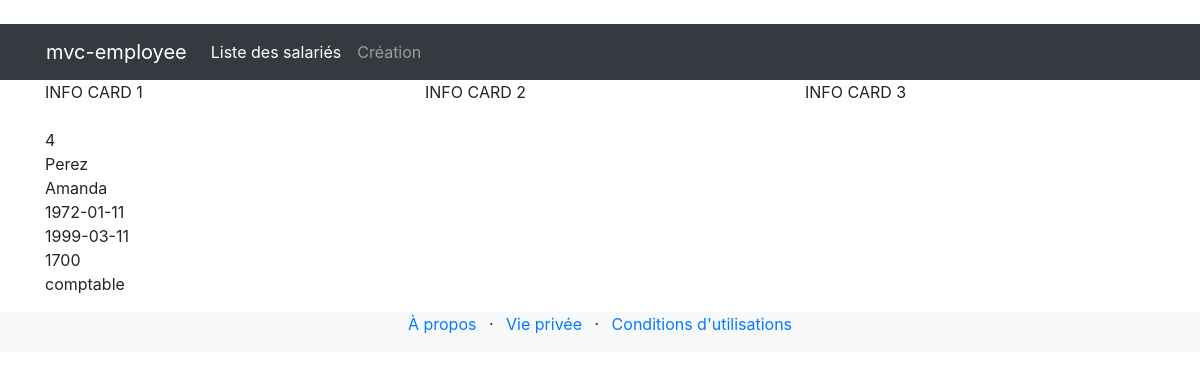
The page /index.php?id=4 on the database its author committed.
### tables this page shows
CREATE TABLE `employee` (
  `id` int NOT NULL,
  `last_name` varchar(100) NOT NULL DEFAULT '',
  `first_name` varchar(50) NOT NULL DEFAULT '',
  `birth_date` date NOT NULL,
  `hire_date` date NOT NULL,
  `salary` int NOT NULL DEFAULT '0',
  `departement` varchar(50) NOT NULL DEFAULT ''
);

### index.php (called while the page is built, shortened)
<?php
$controleur = new Controller();
$controleur->invoke();

### src/Model/Bdd.php (called while the page is built, shortened)
<?php
class Bdd
{
    private static $db;
    public static function dbConnect()
    {
        $params = [
            'host' => 'localhost',
            'dbname' => 'employees',
            'username' => 'admin',
            'password' => 'test'
        ];
        if (self::$db === null) {
            $dsn = "mysql:host={$params['host']}; dbname={$params['dbname']}";
            $db = new PDO($dsn, $params['username'], $params['password']);
            $db->setAttribute(PDO::ATTR_ERRMODE, PDO::ERRMODE_EXCEPTION);
        }
        return $db;
    }
}

### src/Model/EmployeeManager.php (called while the page is built, shortened)
<?php
class EmployeeManager
{
        private $db;
        public function __construct()
        {
                $this->db = Bdd::dbConnect();
        }
        public function findById($id)
        {
                $req = $this->db->prepare('SELECT * FROM employee WHERE id = :id');
                $req->bindValue(':id', (int)$id);
                $req->execute();
                $req->setFetchMode(PDO::FETCH_CLASS, 'App\Entity\Employee');
                $employee =  $req->fetch();
                return $employee;
        }
}

### src/Entity/Employee.php (called while the page is built, shortened)
<?php
class Employee
{
    public $id;
    public $salary;
    public $departement;
    public function getId()
    {
        return $this->id;
    }
    public function getLastName()
    {
        return $this->last_name;
    }
    public function getFirstName()
    {
        return $this->first_name;
    }
    public function getBirthDate()
    {
        return $this->birth_date;
    }
    public function getHireDate()
    {
        return $this->hire_date;
    }
    public function getSalary()
    {
        return $this->salary;
    }
    public function getDepartement()
    {
        return $this->departement;
    }
}

### src/View/details.php (the view, shortened to what this page needs)
<html>
<head>
    <link rel="stylesheet" href="https://stackpath.bootstrapcdn.com/bootstrap/4.4.1/css/bootstrap.min.css">
</head>
<body>
    <div class="bg-dark">
        <div class="container">
            <div class="row">
                <nav class="col navbar navbar-expand-lg navbar-dark">
                    <a class="navbar-brand" href="index.html">mvc-employee</a>
                    <div id="navbarContent" class="collapse navbar-collapse">
                        <ul class="navbar-nav">
                            <li class="nav-item active">
                                <a class="nav-link" href="index.html">Liste des salariés</a>
                            </li>
                            <li class="nav-item">
                                <a class="nav-link" href="#">Création</a>
                            </li>
                        </ul>
                    </div>
                </nav>
            </div>
        </div>
    </div>
    <div class="container">
        <div class="row">
            <div class="col">
                <p>INFO CARD 1<br /><br />
                    <?php
                    echo $employee->getId() . '<br/>';
                    echo $employee->getLastName() . '<br/>';
                    echo $employee->getFirstName() . '<br/>';
                    echo $employee->getBirthDate() . '<br/>';
                    echo $employee->getHireDate() . '<br/>';
                    echo $employee->getSalary() . '<br/>';
                    echo $employee->getDepartement() . '<br/>';
                    ?>
                </p>
            </div>
            <div class="col">
                <p>INFO CARD 2</p>
            </div>
            <div class="col">
                <p>INFO CARD 3</p>
            </div>
        </div>
    </div>
    <div class="bg-light">
        <div class="container">
            <div class="row">
                <div class="col">
                    <ul class="list-inline text-center">
                        <li class="list-inline-item"><a href="#">À propos</a></li>
                        <li class="list-inline-item">&middot;</li>
                        <li class="list-inline-item"><a href="#">Vie privée</a></li>
                        <li class="list-inline-item">&middot;</li>
                        <li class="list-inline-item"><a href="#">Conditions d'utilisations</a></li>
                    </ul>
                </div>
            </div>
        </div>
    </div>
</body>
</html>

### rows shown on the page
employee: id "4", last_name "Perez", first_name "Amanda", birth_date "1972-01-11", hire_date "1999-03-11", salary "1700", departement "comptable"
